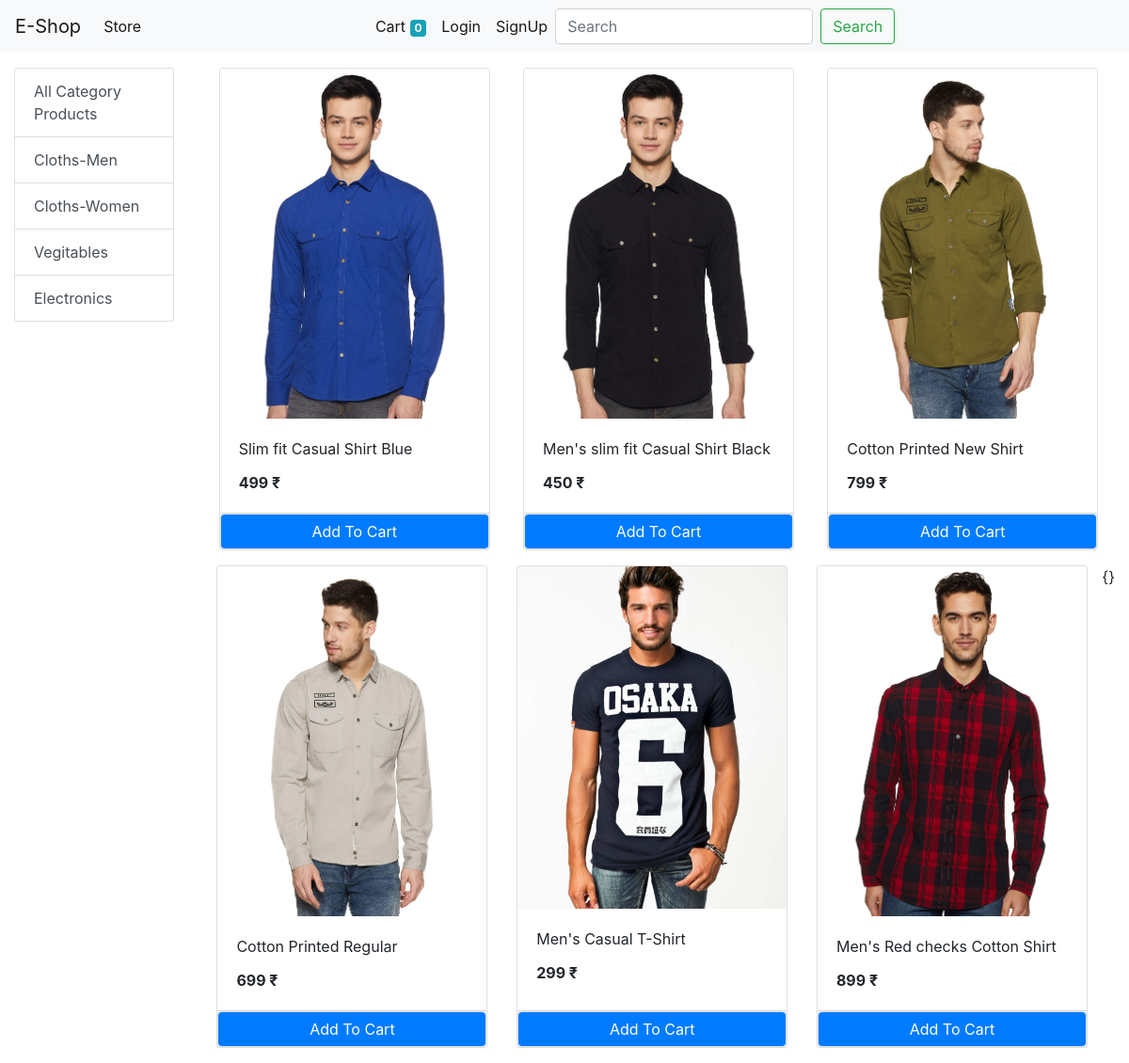
/?category=1, run on the app's committed database.
### store/models/category.py (models this page shows, shortened)
class Category(models.Model):
    name = models.CharField(max_length=20)
    @staticmethod
    def get_all_categories():
        return Category.objects.all()

### store/models/product.py (models this page shows, shortened)
class Product(models.Model):
    name = models.CharField(max_length=50)
    price = models.IntegerField(default=0)
    description = models.CharField(max_length=200,default='')
    image = models.ImageField(upload_to='uploads/products/')
    category = models.ForeignKey(Category,on_delete=models.CASCADE,default=1)
    @staticmethod
    def get_all_products_by_categoryid(category_id):
        if category_id:
            return Product.objects.filter(category = category_id)
        else:
            return Product.get_all_products()

### store/views/home.py (the view, shortened to what this page needs)
# urls.py: path('',home.Index.as_view(),name='homepage'),
class Index(View):
    def get(self,request):
        cart=request.session.get('cart')
        if not cart:
            request.session['cart']={}
        prods = None
        catergory = Category.get_all_categories()
        categoryID = request.GET.get('category')
        if categoryID:
            prods = Product.get_all_products_by_categoryid(categoryID)
        else:
            prods = Product.get_all_products()
        data = {}
        data['product'] = prods
        data['categories'] = catergory
        return render(request, 'index.html', data)

### store/templatetags/cart.py (called while the page is built)
@register.filter(name='is_in_cart')
def is_in_cart(product,cart):
    for id in cart:
        if int(id)==product.id:
            return True
    return False

### store/templatetags/custom_filter.py (called while the page is built)
@register.filter(name='currency')
def currency(number):
    return str(number)+" ₹"

### store/templates/index.html (shortened to what this page needs)
{% extends 'base.html' %}
{% block content %}
{% load cart %}
{% load custom_filter %}
    <div class="container-fluid mt-3">
    <div class="row">
<div class="col-lg-2">
        <div class="list-group">
            <a href="/" class="list-group-item list-group-item-action">All Category Products</a>
            {% for category in categories %}
            <a href="/?category={{category.id}}" class="list-group-item list-group-item-action">{{category.name}}</a>
            {% endfor %}
        </div>
</div>
        <div id="products" class="col-lg-10">
            <div class="row mx-auto">
             {% for prod in product %}
             <div class="card mx-auto mb-3" id="{{prod.id}}" style="width: 18rem;">
                <img src="{{prod.image.url}}" class="card-img-top" alt="...">
                <div class="card-body">
                  <p class="card-title">{{prod.name}}</p>
                  <p class="card-text"><b>{{prod.price|currency}}</b></p>
                </div>
                <div class="card-footer p-0 nu-gutters">
                  {% if prod|is_in_cart:request.session.cart %}
                  <div class="row nu-gutters" >
                    <form action="/#{{prod.id}}" class="col-3" method="POST">
                      {% csrf_token %}
                      <input hidden type="text" value="{{prod.id}}" name="prodid">
                      <input hidden type="text" value="True" name="remove">
                      <input type="submit" value=" - " class="btn btn-block btn-primary">
                    </form>
                    <div class="text-center col"> {{prod|cart_quantity:request.session.cart}} in cart</div>
                    <form action="/#{{prod.id}}" class="col-3" method="POST">
                      {% csrf_token %}
                      <input hidden type="text" value="{{prod.id}}" name="prodid">
                      <input type="submit" value=" + " class="btn btn-block btn-primary">
                    </form>
                  </div>
                  {% else %}
                  <form action="/#{{prod.id}}" method="POST" class="btn-block">
                  <input type="submit" class="float-right btn btn-primary border form-control" value="Add To Cart"></a>
                </form>
                  {% endif %}
                </div>
              </div>
             {% endfor %}{}
            </div>
        </div>
    </div>
{% endblock %}

### data on the page
Category: name "Cloths-Men"
Category: name "Cloths-Women"
Category: name "Vegitables"
Category: name "Electronics"
Product: {{ prod.id }} 1 (drawn), image (picture), name "Slim fit Casual Shirt Blue", price "499 ₹"
Product: image (picture), name "Men's slim fit Casual Shirt Black", price "450 ₹"
Product: image (picture), name "Cotton Printed New Shirt", price "799 ₹"
Product: image (picture), name "Cotton Printed Regular", price "699 ₹"
Product: image (picture), name "Men's Casual T-Shirt", price "299 ₹"
Product: image (picture), name "Men's Red checks Cotton Shirt", price "899 ₹"

### other printed values
{{ request.session.cart.keys|length }} "0"
